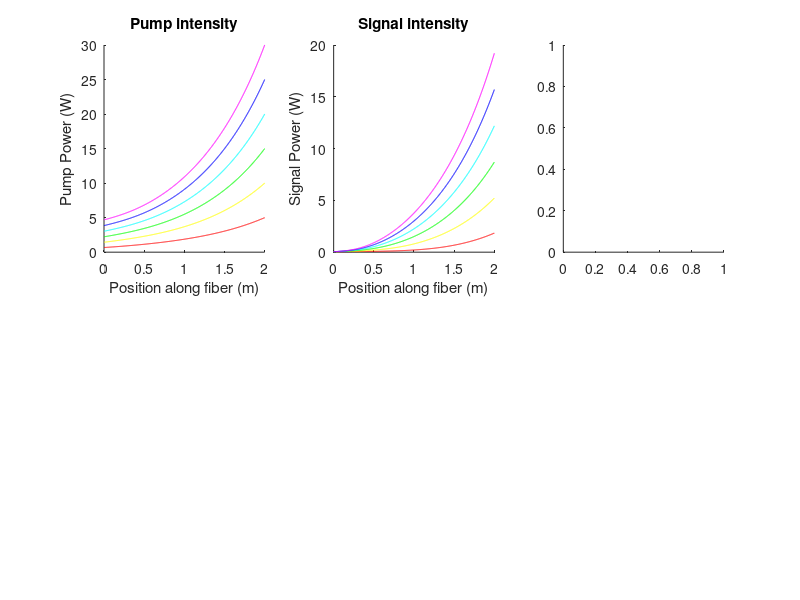

MATLAB code for this plot: (Note: this script raises an error after producing the figure.)
clear
close('all')
%%Rate media rate equations, quasi 2-level system

%for ASE see Pedersen, B., The design of erbium-doped fiber amplifiers. 1991, Journal of Lightwave Tech. 

%-----plotting
% numPlots = 11;
% 
% m = floor(sqrt(numPlots));      %rows of plots
% n = ceil(numPlots/m);           %columns of plots
% p = 1;                          %current plotting position
% 
% scrsz = get(0,'ScreenSize');
% f = figure('Position',[1 scrsz(4) 2*scrsz(3)/3 2*scrsz(4)/3], 'Visible', 'off');

%color parameters
nCol = 12;
pcol = [1 0 0];
sigcol = [1 0 1];
asefcol = [0 0 1];
asebcol = [0 1 1];
%-----


%constants
h = 6.62606957E-34;     %J*s
c = 299792458;          %m/s

%parameters
%crystal parameters
L = 2;                  %m fiber length
%N = 6.1815E25; %30.1*10^24;  %number density of doopant atoms, #/m^3
abs_p = 5.10/(10/log(10));
alpha_p = 0.1;          %additional pump loss

%cross sections, from Nufern file for Gen VIII fiber.
s_ap = 1.7806E-24;     %absorption pump, m^2
s_ep = 1.7623E-24;     %emission pump, m^2
s_as = 0.0562E-24;     %abs signal, m^2
s_es = 0.7634E-24;     %emi signal, m^2

%create wavelength array for ase
ase_lim = [1010,1040]*1E-9;
lambda_ase = linspace(ase_lim(1), ase_lim(2),300);
dl_ase = gradient(lambda_ase);
%calculate crosssection based on fits from nufern
ase_em_coefs = [-0.0009083478128*1E18,1.86299326*1E9,-954.4494928];
ase_ab_coefs = [-0.00002194150379*1E18,0.04204067705*1E9,-19.96593069];
s_e_ase = polyval(ase_em_coefs,lambda_ase)*1E-24;
s_a_ase = polyval(ase_ab_coefs,lambda_ase)*1E-24;

tau_se = 770E-6;        %spontaneous emission lifetime, s, see Barnard 1994 j quant elec.

dCore = 30E-6;           %core diameter (m)
dClad = 250E-6;
MFA = pi*(dCore/2)^2;    %dopant mode field area, ~core size
Ap = pi*(dClad/2)^2;
As = pi*(dCore/2)^2;

Gp = MFA/Ap;    %Pump overlap w 
Gs = MFA/As;    %signal overlap

N = (abs_p/s_ap)/Gp;

%wavelengths
l_p = 0.976E-6;         %pump wavelength, m
l_s = 1.030E-6;         %signal wavelength, m
v_p = c/l_p;            %pump freq, Hz
v_s = c/l_s;            %signal freq, Hz


%calculated constants (see notebook 1, page , or equation below)
b_p = (s_ap + s_ep)/(h*v_p);
b_s = (s_as + s_es)/(h*v_s);
a_p = s_ap/(h*v_p);
a_s = s_as/(h*v_s);


%With these defined contsants, rate equation looks like
%dn2/dt = a_p*I_p + a_s*I_s - n2*(b_p*I_p + b_s*I_s + 1/tau_se)



%%
%Position-dependent pump intensity
dz = 0.002;                %spacial slice, 2mm
z = 0:dz:L;

P_pi = 5;        %lowest pump power (W)
P_pf = 30;        %highest pump power (W)

%s_ap = s_ap*(dCore/dClad)^2;
%s_ep = s_ep*(dCore/dClad)^2;

FSeed = 500E3; %in rep rate s^-1
ESeed = 100E-9; % in J

I_0p = (P_pi:P_pi:P_pf)/Ap;          %Initial pump intensity, 10kW/cm^2 = 1E8 W/m^2 --> 1W 6um core diameter ~3.5E10W/m^2
I_0s = (ESeed*FSeed)/As;                %total seed signal intensity

dv_ase = 53E-9*(v_s/l_s);

%Initialize parameters
num_I = length(I_0p);
num_z = length(z);
num_l = length(lambda_ase);

I_p = zeros(num_I,num_z);        %pump intensity
I_s = zeros(num_I,num_z);        %combind signal intensity (signal, ase)
I_sig = zeros(num_I,num_z);      %singal (of interest) intensity
I_asef = zeros(num_I,num_z,num_l);     %forward ase intensity, also initial cond.
I_aseb = zeros(num_I,num_z,num_l);     %backward ase intensity, also initial cond.
n_2 = zeros(num_I,num_z);        %excited state population
dg = zeros(num_I,num_z);         %gain contribution
g = zeros(num_I,num_z);          %gain coefficient
G = zeros(num_I,num_z);          %gain  

%arrays for cross sections
s_e_ase_mat = repmat(s_e_ase, [num_I,1]);
s_a_ase_mat = repmat(s_a_ase, [num_I,1]);
lambda_ase_mat = repmat(lambda_ase, [num_I,1]);
dl_ase_mat = repmat(dl_ase, [num_I,1]);

%initial Pump/Signal conditions
%backpumped fiber
I_p(:,end) = I_0p;
I_sig(:,1) = I_0s;

%DE's for light intensity
dI_p = @(z,I_p,n2) (-Gp*(s_ap*N*(1-n2) - s_ep*N*n2) - alpha_p).*I_p;
dI_sig = @(z,I_sig,n2) (-Gs*(s_as*N*(1-n2) - s_es*N*n2)).*I_sig;
dI_ase = @(z,I_ase, n2) (-Gs.*(s_a_ase_mat.*N.*(1-n2) - s_e_ase_mat.*N.*n2)).*I_ase + 2.*Gs.*n2.*h.*c^2.*N.*s_e_ase_mat.*dl_ase_mat./(As*lambda_ase_mat.^3);
%note ASE has same DE, but z directions are different, this is implemented
%below


%while-loop determinants
j = 0;
cGain = zeros(num_I,1);
errG = 1;
err = [];
    
    
%Main loop
while j < 400 && abs(errG) > 1E-12

pGain = cGain;    

%RK4 method
%single-pass propagation    
for i = 1:num_z
k = num_z - i + 1;

    I_s(:,i) = I_sig(:,i) + sum(I_asef(:,i,:),3) + sum(I_aseb(:,i,:),3);
    n_2(:,i) = (a_p*I_p(:,i) + a_s*I_s(:,i))./(b_p*I_p(:,i) + b_s*I_s(:,i) + 1/tau_se);

    if i<num_z
        
        %update I_p
        k1 = dI_p(z(k), I_p(:,k), n_2(:,k));
        k2 = dI_p(z(k) + dz/2, I_p(:,k) + k1*dz/2, n_2(:,k));
        k3 = dI_p(z(k) + dz/2, I_p(:,k) + k2*dz/2, n_2(:,k));
        k4 = dI_p(z(k) + dz, I_p(:,k) + k3*dz, n_2(:,k));
        I_p(:,k-1) = I_p(:,k) + (k1+2*k2+2*k3+k4)*dz/6;
        
        %update I_sig
        k1 = dI_sig(z(i), I_sig(:,i), n_2(:,i));
        k2 = dI_sig(z(i) + dz/2, I_sig(:,i) + k1*dz/2, n_2(:,i));
        k3 = dI_sig(z(i) + dz/2, I_sig(:,i) + k2*dz/2, n_2(:,i));
        k4 = dI_sig(z(i) + dz, I_sig(:,i) + k3*dz, n_2(:,i));
        I_sig(:,i+1) = I_sig(:,i) + (k1+2*k2+2*k3+k4)*dz/6;
        
        %update I_asef
        k1 = dI_ase(z(i), squeeze(I_asef(:,i,:)), repmat(n_2(:,i),[1,num_l]));
        k2 = dI_ase(z(i) + dz/2, squeeze(I_asef(:,i,:)) + k1*dz/2, repmat(n_2(:,i),[1,num_l]));
        k3 = dI_ase(z(i) + dz/2, squeeze(I_asef(:,i,:)) + k2*dz/2, repmat(n_2(:,i),[1,num_l]));
        k4 = dI_ase(z(i) + dz, squeeze(I_asef(:,i,:)) + k3*dz, repmat(n_2(:,i),[1,num_l]));
        I_asef(:,i+1,:) = squeeze(I_asef(:,i,:)) + (k1+2*k2+2*k3+k4)*dz/6;
        
        %update I_aseb
        k1 = dI_ase(z(k), squeeze(I_aseb(:,k,:)), repmat(n_2(:,k),[1,num_l]));
        k2 = dI_ase(z(k) + dz/2, squeeze(I_aseb(:,k,:)) + k1*dz/2, repmat(n_2(:,k),[1,num_l]));
        k3 = dI_ase(z(k) + dz/2, squeeze(I_aseb(:,k,:)) + k2*dz/2, repmat(n_2(:,k),[1,num_l]));
        k4 = dI_ase(z(k) + dz, squeeze(I_aseb(:,k,:)) + k3*dz,repmat(n_2(:,k),[1,num_l]));
        I_aseb(:,k-1,:) = squeeze(I_aseb(:,k,:)) + (k1+2*k2+2*k3+k4)*dz/6;
        

    end
    
   %single-pass gain
    g(:,i) = (s_es*N*n_2(:,i) - s_as*N*(1-n_2(:,i))); 
    dg(:,i) = g(:,i)*dz;
    G(:,i) = exp(sum(dg(:,1:i),2));
    
    cGain = G(:,end);
    
end

errG = max(abs((cGain - pGain)./cGain));
err = [err, errG];

j = j+1;

end

%display final loop count and err
display(['Number of loops: ',num2str(j)]);
display(['Gain error: ', num2str(errG)]);


%%
%Plotting
%-----plotting
numPlots = 6;

m = floor(sqrt(numPlots));      %rows of plots
n = ceil(numPlots/m);           %columns of plots
p = 1;                          %current plotting position

scrsz = get(0,'ScreenSize');
f = figure('Position',[1 scrsz(4) 2*scrsz(3)/3 2*scrsz(4)/3], 'Visible', 'off');

figure(f)
colors = hsv(num_I);
set(gcf, 'Colormap', colors);


%Pump plot
subplot(m,n,p)
p=p+1;
set(gca, 'ColorOrder', colors);
hold on
plot(z, I_p*Ap)
title('Pump intensity')
xlabel('Position along fiber (m)')
ylabel('Pump Power (W)')
%annotation('textbox', [0.6,0.6,0.1,0.1],...
%           'String', ['I_0 = ' num2str(I_p(1)/(1E7)) ' kW/cm^2']);
hold off


%Signal plot
subplot(m,n,p)
p=p+1;
set(gca, 'ColorOrder', colors);
hold on
plot(z, I_sig*As)
title('Signal intensity')
xlabel('Position along fiber (m)')
ylabel('Signal Power (W)')
%annotation('textbox', [0.6,0.6,0.1,0.1],...
%           'String', ['I_0 = ' num2str(I_p(1)/(1E7)) ' kW/cm^2']);
hold off


%ASE plot
subplot(m,n,p)
p=p+1;
set(gca, 'ColorOrder', colors);
hold on
plot(z, As*I_asef, '-')
plot(z, As*I_aseb, '-.')
title('ASE Signal intensity')
xlabel('Position along fiber (m)')
ylabel('ASE Signal Power (W)')
%annotation('textbox', [0.6,0.6,0.1,0.1],...
%           'String', ['I_0 = ' num2str(I_p(1)/(1E7)) ' kW/cm^2']);
hold off

%Inversion plot
subplot(m,n,p)
p=p+1;
set(gca, 'ColorOrder', colors);
hold on
plot(z, n_2)
title('Inversion')
xlabel('Position along fiber (m)')
ylabel('Upper state population')
%annotation('textbox', [0.6,0.6,0.1,0.1],...
%           'String', ['I_0 = ' num2str(I_p(1)/(1E7)) ' kW/cm^2']);
hold off

%Gain plot
subplot(m,n,p)
p=p+1;
set(gca, 'ColorOrder', colors);
hold on
plot(z, g)
title('Gain')
xlabel('Position along fiber (m)')
ylabel('Gain Coef')
%annotation('textbox', [0.6,0.6,0.1,0.1],...
%           'String', ['I_0 = ' num2str(I_p(1)/(1E7)) ' kW/cm^2']);
hold off

%Output plot
subplot(m,n,p)
p=p+1;
set(gca, 'ColorOrder', colors);
hold on
plot(I_0p*Ap, I_sig(:,end)*As)
title('Pump Efficiency')
xlabel('Pump power (W)')
ylabel('Output power (W)')
%annotation('textbox', [0.6,0.6,0.1,0.1],...
%           'String', ['I_0 = ' num2str(I_p(1)/(1E7)) ' kW/cm^2']);
hold off
%
% %%
% %Analysis
% 
% d = 6E-6;
% %P_t = (I_p(:,end) + I_sig(:,end) + I_asef(:,end) + I_aseb(:,end))*pi*(d/2)^2;
% P_0p = I_0p*pi*(d/2)^2;
% 
% effPlot = figure('Name', 'Total Output Power');
% plot(P_0p,P_t)




